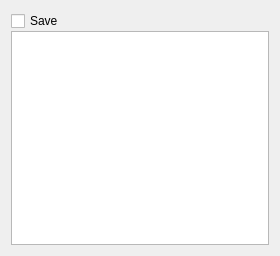
<?xml version="1.0" encoding="UTF-8"?>
<ui version="4.0">
 <class>DocumentsSaveDialog</class>
 <widget class="QWidget" name="DocumentsSaveDialog">
  <property name="geometry">
   <rect>
    <x>0</x>
    <y>0</y>
    <width>280</width>
    <height>256</height>
   </rect>
  </property>
  <property name="windowTitle">
   <string/>
  </property>
  <layout class="QVBoxLayout" name="verticalLayout">
   <item>
    <widget class="QWidget" name="mainWidget" native="true">
     <layout class="QVBoxLayout" name="verticalLayout_2">
      <property name="spacing">
       <number>0</number>
      </property>
      <property name="leftMargin">
       <number>0</number>
      </property>
      <property name="topMargin">
       <number>0</number>
      </property>
      <property name="rightMargin">
       <number>0</number>
      </property>
      <property name="bottomMargin">
       <number>0</number>
      </property>
      <item>
       <layout class="QHBoxLayout" name="horizontalLayout">
        <item>
         <widget class="QCheckBox" name="saveMain">
          <property name="text">
           <string>Save</string>
          </property>
         </widget>
        </item>
        <item>
         <widget class="KUrlRequester" name="mainUrl">
          <property name="mode">
           <set>KFile::File</set>
          </property>
         </widget>
        </item>
       </layout>
      </item>
      <item>
       <widget class="QTreeView" name="subdocsView"/>
      </item>
     </layout>
    </widget>
   </item>
  </layout>
 </widget>
 <customwidgets>
  <customwidget>
   <class>KUrlRequester</class>
   <extends>QWidget</extends>
   <header>kurlrequester.h</header>
  </customwidget>
 </customwidgets>
 <resources/>
 <connections/>
</ui>
